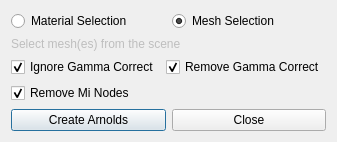
<?xml version="1.0" encoding="UTF-8"?>
<ui version="4.0">
 <class>Dialog</class>
 <widget class="QDialog" name="Dialog">
  <property name="geometry">
   <rect>
    <x>0</x>
    <y>0</y>
    <width>301</width>
    <height>141</height>
   </rect>
  </property>
  <property name="windowTitle">
   <string>MiToAi</string>
  </property>
  <layout class="QVBoxLayout" name="verticalLayout">
   <item>
    <layout class="QHBoxLayout" name="horizontalLayout">
     <item>
      <widget class="QRadioButton" name="materialButton">
       <property name="toolTip">
        <string>Select mental ray materials to replace with arnold</string>
       </property>
       <property name="text">
        <string>Material Selection</string>
       </property>
      </widget>
     </item>
     <item>
      <widget class="QRadioButton" name="meshButton">
       <property name="statusTip">
        <string>Select meshes to replace their mental ray with arnold</string>
       </property>
       <property name="text">
        <string>Mesh Selection</string>
       </property>
       <property name="checked">
        <bool>true</bool>
       </property>
      </widget>
     </item>
    </layout>
   </item>
   <item>
    <widget class="QLabel" name="selectionLabel">
     <property name="enabled">
      <bool>false</bool>
     </property>
     <property name="text">
      <string>Select mesh(es) from the scene</string>
     </property>
    </widget>
   </item>
   <item>
    <layout class="QHBoxLayout" name="horizontalLayout_2">
     <item>
      <widget class="QCheckBox" name="ignoreButton">
       <property name="toolTip">
        <string>If checked, the gamma correct node will not be used in the resulting network</string>
       </property>
       <property name="text">
        <string>Ignore Gamma Correct</string>
       </property>
       <property name="checked">
        <bool>true</bool>
       </property>
      </widget>
     </item>
     <item>
      <widget class="QCheckBox" name="removeGammaButton">
       <property name="toolTip">
        <string>If checked, the gamma nodes will be removed from the scene</string>
       </property>
       <property name="text">
        <string>Remove Gamma Correct</string>
       </property>
       <property name="checked">
        <bool>true</bool>
       </property>
      </widget>
     </item>
    </layout>
   </item>
   <item>
    <widget class="QCheckBox" name="removeMiButton">
     <property name="toolTip">
      <string>If checked, the Mi material nodes will be removed from the scene</string>
     </property>
     <property name="text">
      <string>Remove Mi Nodes</string>
     </property>
     <property name="checked">
      <bool>true</bool>
     </property>
    </widget>
   </item>
   <item>
    <layout class="QHBoxLayout" name="horizontalLayout_3">
     <item>
      <widget class="QPushButton" name="createButton">
       <property name="text">
        <string>Create Arnolds</string>
       </property>
      </widget>
     </item>
     <item>
      <widget class="QPushButton" name="closeButton">
       <property name="text">
        <string>Close</string>
       </property>
      </widget>
     </item>
    </layout>
   </item>
  </layout>
 </widget>
 <resources/>
 <connections/>
</ui>
